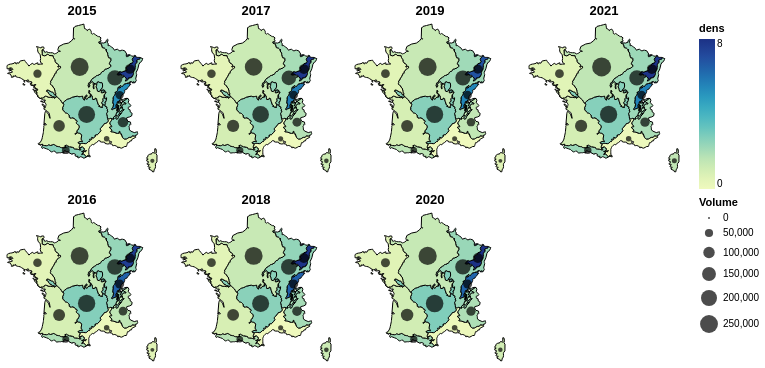

Notebook code cell kept with this figure:
### Code cell
background_2015 = altair.Chart(data_geojson_grandesecoregions, title='2015').mark_geoshape(stroke='black').transform_lookup(
    lookup='properties.code_geog',
    from_=altair.LookupData(volume_by_GRECO_2015, 'GRECO', ['Volume'])).transform_calculate(
    dens='datum.Volume/datum.properties.area'
).encode(
    color='dens:Q',
    tooltip=[
                altair.Tooltip("properties.libelle_geog", type='nominal', title="code"),
                altair.Tooltip("dens", type='quantitative', title="wood dens")
            ]
).project('mercator').properties(width=150, height=150)

propcircle_2015 = altair.Chart(data_geojson_grandesecoregions).mark_circle(fill='black').transform_lookup(
    lookup='properties.code_geog',
    from_=altair.LookupData(volume_by_GRECO_2015, 'GRECO', ['Volume'])).encode(
    longitude='properties.x:Q',
    latitude='properties.y:Q',
    size=altair.Size('Volume:Q'),
    tooltip=[
                altair.Tooltip("properties.libelle_geog", type='nominal', title="code"),
                altair.Tooltip("Volume", type='quantitative', title="wood volume")
            ]
).properties(width=150, height=150)
    
background_2016 = altair.Chart(data_geojson_grandesecoregions, title='2016').mark_geoshape(stroke='black').transform_lookup(
    lookup='properties.code_geog',
    from_=altair.LookupData(volume_by_GRECO_2016, 'GRECO', ['Volume'])).transform_calculate(
    dens='datum.Volume/datum.properties.area'
).encode(
    color='dens:Q',
    tooltip=[
                altair.Tooltip("properties.libelle_geog", type='nominal', title="code"),
                altair.Tooltip("dens", type='quantitative', title="wood dens")
            ]
).project('mercator').properties(width=150, height=150)

propcircle_2016 = altair.Chart(data_geojson_grandesecoregions).mark_circle(fill='black').transform_lookup(
    lookup='properties.code_geog',
    from_=altair.LookupData(volume_by_GRECO_2016, 'GRECO', ['Volume'])).encode(
    longitude='properties.x:Q',
    latitude='properties.y:Q',
    size=altair.Size('Volume:Q'),
    tooltip=[
                altair.Tooltip("properties.libelle_geog", type='nominal', title="code"),
                altair.Tooltip("Volume", type='quantitative', title="wood volume")
            ]
).properties(width=150, height=150)

background_2017 = altair.Chart(data_geojson_grandesecoregions, title='2017').mark_geoshape(stroke='black').transform_lookup(
    lookup='properties.code_geog',
    from_=altair.LookupData(volume_by_GRECO_2017, 'GRECO', ['Volume'])).transform_calculate(
    dens='datum.Volume/datum.properties.area'
).encode(
    color='dens:Q',
    tooltip=[
                altair.Tooltip("properties.libelle_geog", type='nominal', title="code"),
                altair.Tooltip("dens", type='quantitative', title="wood dens")
            ]
).project('mercator').properties(width=150, height=150)

propcircle_2017 = altair.Chart(data_geojson_grandesecoregions).mark_circle(fill='black').transform_lookup(
    lookup='properties.code_geog',
    from_=altair.LookupData(volume_by_GRECO_2017, 'GRECO', ['Volume'])).encode(
    longitude='properties.x:Q',
    latitude='properties.y:Q',
    size=altair.Size('Volume:Q'),
    tooltip=[
                altair.Tooltip("properties.libelle_geog", type='nominal', title="code"),
                altair.Tooltip("Volume", type='quantitative', title="wood volume")
            ]
).properties(width=150, height=150)

background_2018 = altair.Chart(data_geojson_grandesecoregions, title='2018').mark_geoshape(stroke='black').transform_lookup(
    lookup='properties.code_geog',
    from_=altair.LookupData(volume_by_GRECO_2018, 'GRECO', ['Volume'])).transform_calculate(
    dens='datum.Volume/datum.properties.area'
).encode(
    color='dens:Q',
    tooltip=[
                altair.Tooltip("properties.libelle_geog", type='nominal', title="code"),
                altair.Tooltip("dens", type='quantitative', title="wood dens")
            ]
).project('mercator').properties(width=150, height=150)

propcircle_2018 = altair.Chart(data_geojson_grandesecoregions).mark_circle(fill='black').transform_lookup(
    lookup='properties.code_geog',
    from_=altair.LookupData(volume_by_GRECO_2018, 'GRECO', ['Volume'])).encode(
    longitude='properties.x:Q',
    latitude='properties.y:Q',
    size=altair.Size('Volume:Q'),
    tooltip=[
                altair.Tooltip("properties.libelle_geog", type='nominal', title="code"),
                altair.Tooltip("Volume", type='quantitative', title="wood volume")
            ]
).properties(width=150, height=150)

background_2019 = altair.Chart(data_geojson_grandesecoregions, title='2019').mark_geoshape(stroke='black').transform_lookup(
    lookup='properties.code_geog',
    from_=altair.LookupData(volume_by_GRECO_2019, 'GRECO', ['Volume'])).transform_calculate(
    dens='datum.Volume/datum.properties.area'
).encode(
    color='dens:Q',
    tooltip=[
                altair.Tooltip("properties.libelle_geog", type='nominal', title="code"),
                altair.Tooltip("dens", type='quantitative', title="wood dens")
            ]
).project('mercator').properties(width=150, height=150)

propcircle_2019 = altair.Chart(data_geojson_grandesecoregions).mark_circle(fill='black').transform_lookup(
    lookup='properties.code_geog',
    from_=altair.LookupData(volume_by_GRECO_2019, 'GRECO', ['Volume'])).encode(
    longitude='properties.x:Q',
    latitude='properties.y:Q',
    size=altair.Size('Volume:Q'),
    tooltip=[
                altair.Tooltip("properties.libelle_geog", type='nominal', title="code"),
                altair.Tooltip("Volume", type='quantitative', title="wood volume")
            ]
).properties(width=150, height=150)
  
background_2020 = altair.Chart(data_geojson_grandesecoregions, title='2020').mark_geoshape(stroke='black').transform_lookup(
    lookup='properties.code_geog',
    from_=altair.LookupData(volume_by_GRECO_2020, 'GRECO', ['Volume'])).transform_calculate(
    dens='datum.Volume/datum.properties.area'
).encode(
    color='dens:Q',
    tooltip=[
                altair.Tooltip("properties.libelle_geog", type='nominal', title="code"),
                altair.Tooltip("dens", type='quantitative', title="wood dens")
            ]
).project('mercator').properties(width=150, height=150)

propcircle_2020 = altair.Chart(data_geojson_grandesecoregions).mark_circle(fill='black').transform_lookup(
    lookup='properties.code_geog',
    from_=altair.LookupData(volume_by_GRECO_2020, 'GRECO', ['Volume'])).encode(
    longitude='properties.x:Q',
    latitude='properties.y:Q',
    size=altair.Size('Volume:Q'),
    tooltip=[
                altair.Tooltip("properties.libelle_geog", type='nominal', title="code"),
                altair.Tooltip("Volume", type='quantitative', title="wood volume")
            ]
).properties(width=150, height=150)
  
background_2021 = altair.Chart(data_geojson_grandesecoregions, title='2021').mark_geoshape(stroke='black').transform_lookup(
    lookup='properties.code_geog',
    from_=altair.LookupData(volume_by_GRECO_2021, 'GRECO', ['Volume'])).transform_calculate(
    dens='datum.Volume/datum.properties.area'
).encode(
    color='dens:Q',
    tooltip=[
                altair.Tooltip("properties.libelle_geog", type='nominal', title="code"),
                altair.Tooltip("dens", type='quantitative', title="wood dens")
            ]
).project('mercator').properties(width=150, height=150)

propcircle_2021 = altair.Chart(data_geojson_grandesecoregions).mark_circle(fill='black').transform_lookup(
    lookup='properties.code_geog',
    from_=altair.LookupData(volume_by_GRECO_2021, 'GRECO', ['Volume'])).encode(
    longitude='properties.x:Q',
    latitude='properties.y:Q',
    size=altair.Size('Volume:Q'),
    tooltip=[
                altair.Tooltip("properties.libelle_geog", type='nominal', title="code"),
                altair.Tooltip("Volume", type='quantitative', title="wood volume")
            ]
).properties(width=150, height=150)
  
background_2015 + propcircle_2015 & background_2016 + propcircle_2016 | background_2017 + propcircle_2017 & background_2018 + propcircle_2018 | background_2019 + propcircle_2019 & background_2020 + propcircle_2020 | background_2021 + propcircle_2021
